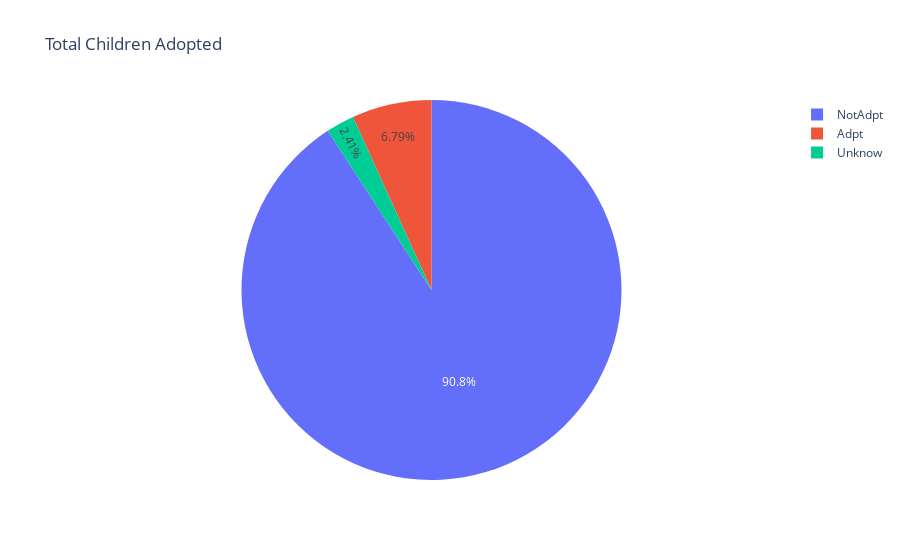

The code cell stored with this chart in its notebook:
### Code cell
lab=['NotAdpt','Adpt','Unknow']
val=d['EVERADPT'].value_counts().to_list()
fig = go.Figure(data=[go.Pie(labels=lab, values=val)])
fig.update_layout(
    title="Total Children Adopted")
fig.write_html(path+'Ever-adpt.html')
fig.show()

### Figure 1 — Plotly figure (JSON) as saved in the notebook; plotly's stock layout.template omitted (floating-point values rounded to 4 significant figures)
{"data": [{"labels": ["NotAdpt", "Adpt", "Unknow"], "type": "pie", "values": [599647, 44823, 15939]}], "layout": {"title": {"text": "Total Children Adopted"}}}
